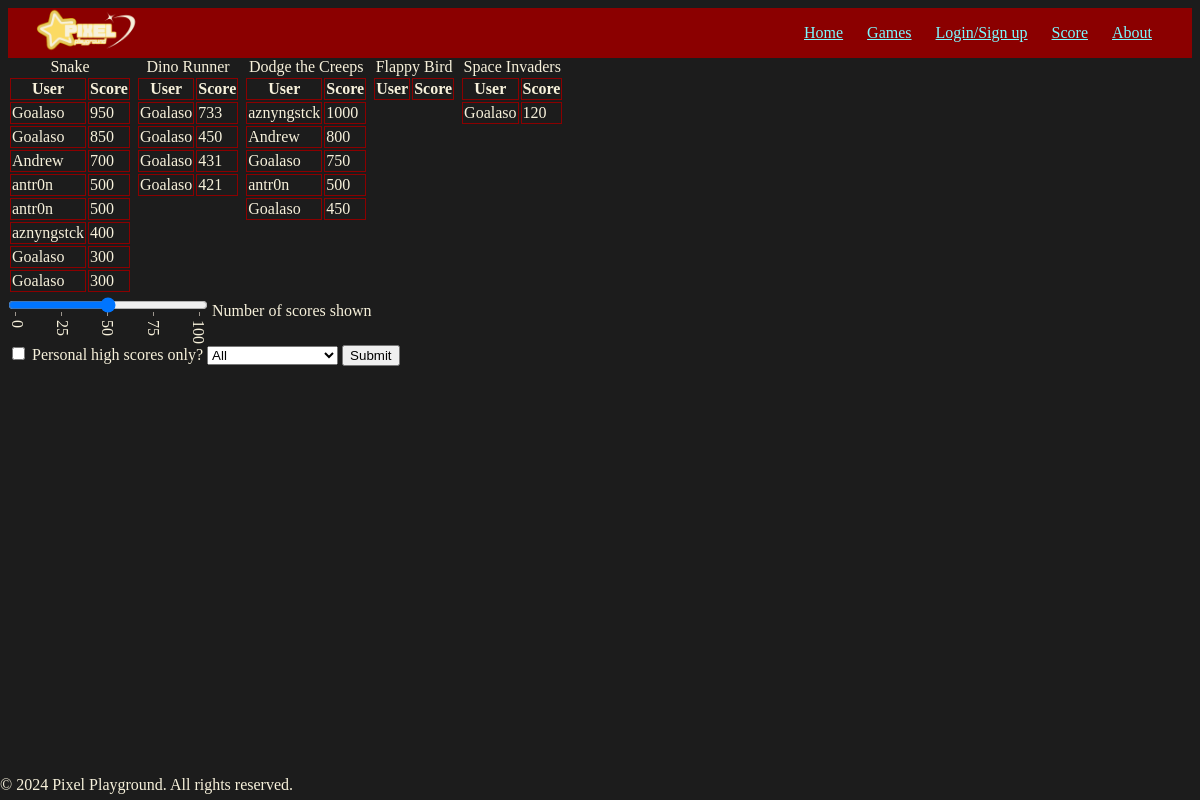
The app's page /score.php, older data.
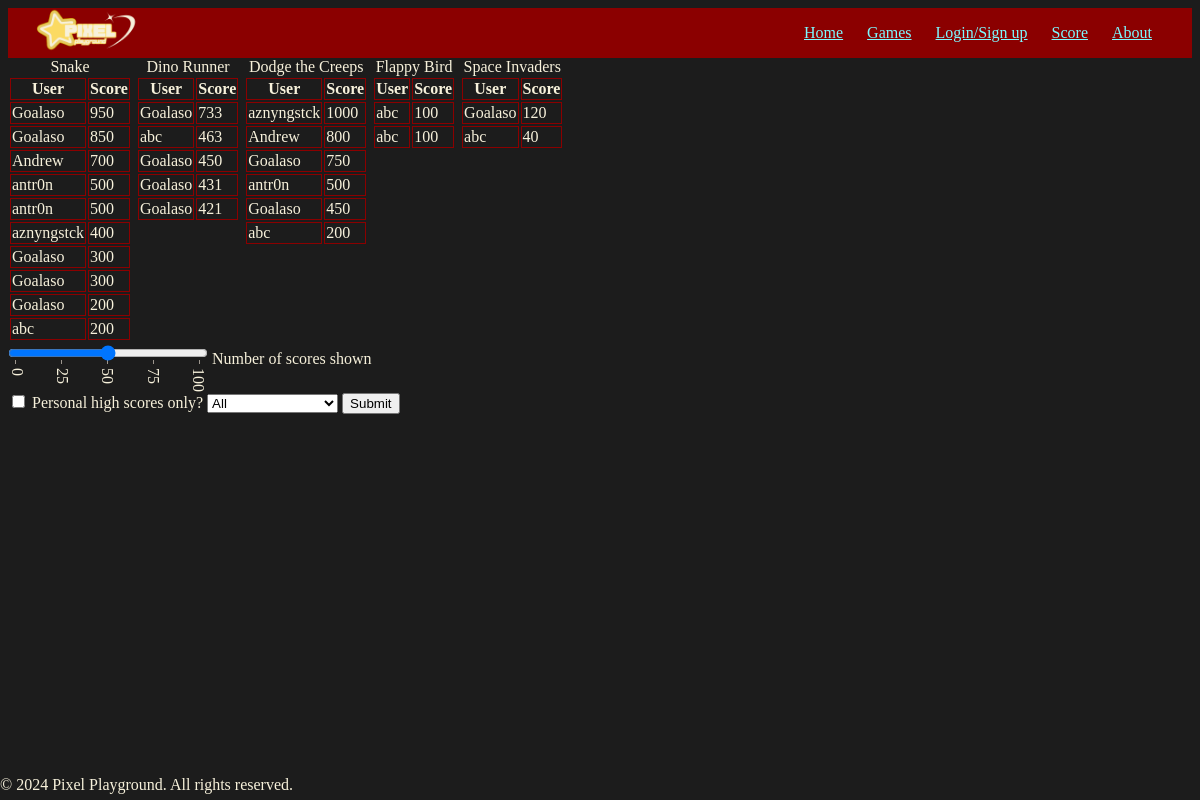
The same page, newer data.
### tables this page shows
CREATE TABLE score
(
    id integer NOT NULL,
    username text NOT NULL,
    game text NOT NULL,
    score integer NOT NULL,
    FOREIGN KEY(id) REFERENCES account(id)
);

### score.php (the view, shortened to what this page needs)
<!DOCTYPE html>
<html lang="en-US">
<head>
    <link rel="stylesheet" href="style.css">
</head>
<body>
    <div class="header-bar">
        <div class="logo">
            <a href="pixelPlayground.php"><img src="assets/images/Pixel4.png" alt="Gaming Website Logo"></a>
        </div class>
        <nav>
            <ul>
                <li><a href="pixelPlayground.php">Home</a></li>
                <li><a href="games.php">Games</a></li>
                <?php if (!isset($_SESSION['username'])) {
                    echo "<li><a href='login.php'>Login/Sign up</a></li>";
                } ?>
                <li><a href="score.php">Score</a></li>
                <li><a href="about.php">About</a></li>
            </ul>
        </nav>
    </div>
    <footer>
        <p>&copy; 2024 Pixel Playground. All rights reserved.</p>
    </footer>
</body>
<?php
$database = new SQLite3('./account.db');
if ($_SERVER["REQUEST_METHOD"] == "POST") {
    $id = $_SESSION['id'];
    $username = $_SESSION['username'];
    $json = file_get_contents('php://input');
    $data = json_decode($json, true);
    $game = $data['game'];
    $score = $data['score'];
    try {
        $insert_query = $database->prepare("INSERT INTO score (id, username, game, score) VALUES (:id, :username, :game, :score);");
        $insert_query->bindValue(":id", $id, SQLITE3_INTEGER);
        $insert_query->bindValue(":username", $username, SQLITE3_TEXT);
        $insert_query->bindValue(":game", $game, SQLITE3_TEXT);
        $insert_query->bindValue(":score", $score, SQLITE3_INTEGER);
        $scores = $insert_query->execute();
    } catch (Exception $e) {
        echo "Error: " . $e->getMessage();
    }
} else if ($_SERVER['REQUEST_METHOD'] == 'GET') {
    ?>
        <?php
        $game = 'all';
        $numScores = 10;
        $games = array("snake", "dino", "creeps", "bird", "space");
        $gamenames = array("Snake", "Dino Runner", "Dodge the Creeps", "Flappy Bird", "Space Invaders");
        if ($game == 'all') {
            if (isset($_GET['personal'])) {
                if (!isset($_SESSION['username'])) {
                    echo "Please log in to view personal high scores";
                } else {
                    $i = 0;
                    foreach ($games as $game) {
                        $query = "
                            SELECT * FROM score
                            WHERE game = '" . $game . "' AND username = '" . $_SESSION['username'] . "'
                            ORDER BY score DESC
                            LIMIT " . $numScores
                        ;
                        $scores = $database->query($query);
                        echo "
                                <table class='high-score-table'>
                                    <caption>" . $gamenames[$i] . "</caption>
                                    <tr>
                                        <th>User</th>
                                        <th>Score</th>
                                    </tr>
                            ";
                        while ($row = $scores->fetchArray(SQLITE3_ASSOC)) {
                            echo "<tr>";
                            echo "<td>" . $row['username'] . "</td>";
                            echo "<td>" . $row['score'] . "</td>";
                            echo "</tr>";
                        }
                        echo "</table>";
                        $i++;
                    }
                }
            } else {
                $i = 0;
                foreach ($games as $game) {
                    $query = "
                        SELECT * FROM score
                        WHERE game = '" . $game . "'
                        ORDER BY score DESC
                        LIMIT " . $numScores
                    ;
                    $scores = $database->query($query);
                    echo "
                            <table class='high-score-table'>
                                <caption>" . $gamenames[$i] . "</caption>
                                <tr>
                                    <th>User</th>
                                    <th>Score</th>
                                </tr>
                        ";
                    while ($row = $scores->fetchArray(SQLITE3_ASSOC)) {
                        echo "<tr>";
                        echo "<td>" . $row['username'] . "</td>";
                        echo "<td>" . $row['score'] . "</td>";
                        echo "</tr>";
                    }
                    echo "</table>";
                    $i++;
                }
            }
        } else if (isset($_GET['personal'])) {
            if (!isset($_SESSION['username'])) {
                echo "Please log in to view personal high scores";
            } else {
                switch ($game) {
                    case 'dino':
                        $gamename = 'Dino Runner';
                        break;
                    case 'creeps':
                        $gamename = 'Dodge the Creeps';
                        break;
                    case 'snake':
                        $gamename = 'Snake';
                        break;
                    case 'bird':
                        $gamename = 'Flappy Bird';
                        break;
                    case 'space':
                        $gamename = 'Space Invaders';
                        break;
                    default:
                    echo 'Error: no game name';
                }
                $query = "
                            SELECT * FROM score
                            WHERE game = '" . $game . "' AND username = '" . $_SESSION['username'] . "'
                            ORDER BY score DESC
                            LIMIT " . $numScores
                ;
                $scores = $database->query($query);
                echo "
                        <table class='high-score-table'>
                        <caption>" . $gamename . "</caption>
                        <tr>
                        <th>User</th>
                        <th>Score</th>
                        </tr>
                    ";
                while ($row = $scores->fetchArray(SQLITE3_ASSOC)) {
                    echo "<tr>";
                    echo "<td>" . $row['username'] . "</td>";
                    echo "<td>" . $row['score'] . "</td>";
                    echo "</tr>";
                }
                echo "</table>";
            }
        }
} else {
    echo "Only GET and POST accepted.";
}
?>
<form action="score.php" method="GET">
            <input type="range" id="numScores" name="numScores" list="values">
            <label for="numScores">Number of scores shown</label>
            <datalist id="values">
                <option value="0" label="0"></option>
                <option value="25" label="25"></option>
                <option value="50" label="50"></option>
                <option value="75" label="75"></option>
                <option value="100" label="100"></option>
            </datalist>
            <input type="checkbox" id="personal" name="personal" value="1">
            <label for="personal">Personal high scores only?</label>
            <select id="game" name="game">
                <option value="all">All</option>
            </select>
            <input type="submit" value="Submit">
        </form>
</html>

### style.css (style rules this page uses)
:root { --background-color: #1c1c1c; --primary-color: #8b0000; --secondary-color: #7df9ff; --accent-color: #591b5c; --tertiary-color: #fbda62; --text-color: #f7f1db; }
body { background-color: var(--background-color); color: var(--text-color); }
a { color: var(--secondary-color); }
.header-bar { height: 50px; background-color: var(--primary-color); display: flex; align-items: center; justify-content: space-between; padding: 0 20px; }
.logo img { max-height: 100%; max-width: 115px; }
nav { flex: 1; text-align: right; }
nav ul { list-style-type: none; margin: 0; padding: 0; margin-right: 20px; }
nav ul li { display: inline-block; margin-left: 20px; }
footer { position: fixed; bottom: 0; left: 0; right: 0; height: 40px; }
.high-score-table { display: inline; }
.high-score-table th, .high-score-table td { border: 1px solid #8b0000; }
datalist { display: flex; flex-direction: column; justify-content: space-between; writing-mode: vertical-lr; width: 200px; }
option { padding: 0; }
input[type="range"] { width: 200px; margin: 0; }

Row changes from the older to the newer data that the page shows:
added score: username "Goalaso", score "200", shown under "Snake"
added score: username "abc", score "200", shown under "Snake"
added score: username "abc", score "463", shown under "Dino Runner"
added score: username "abc", score "200", shown under "Dodge the Creeps"
added score: username "abc", score "100", shown under "Flappy Bird"
added score: username "abc", score "100", shown under "Flappy Bird"
added score: username "abc", score "40", shown under "Space Invaders"
